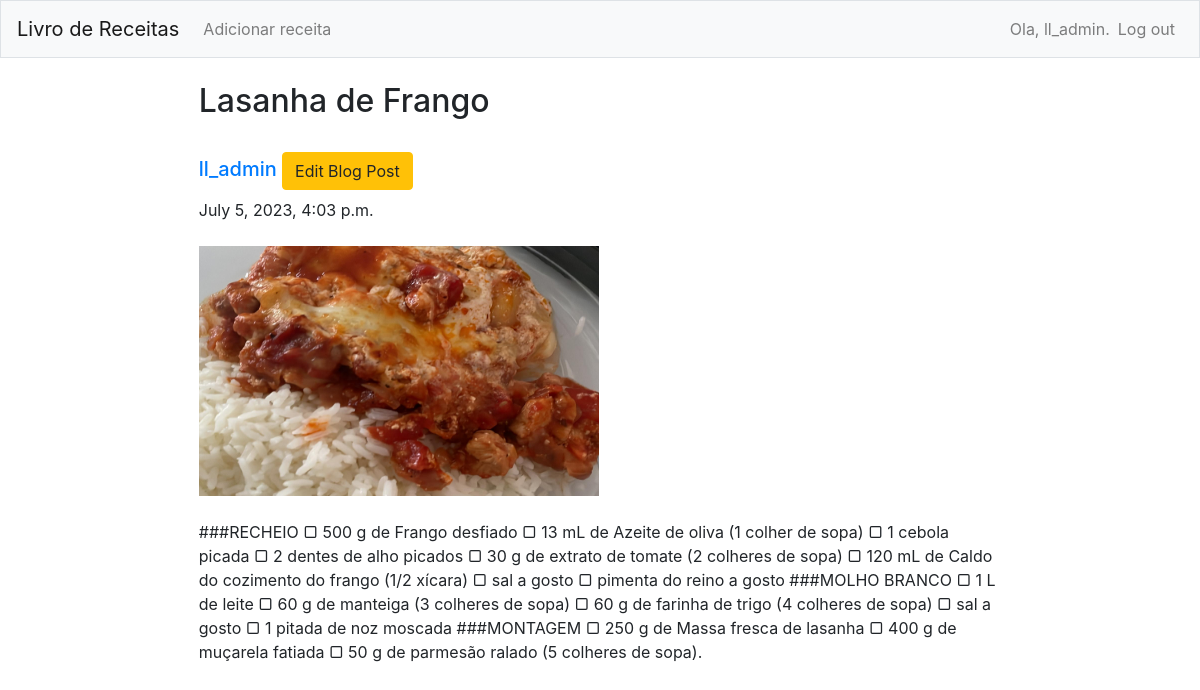
/blog/Aquela lasanha de Frango!/ (signed in), run on the app's committed database.
### learning_logs/models.py (models this page shows, shortened)
class BlogPost(models.Model):
    title=models.CharField(max_length=255)
    author= models.ForeignKey(User, on_delete=models.CASCADE)
    slug=models.CharField(max_length=130)
    content=models.TextField()
    image = models.ImageField(upload_to="profile_pics", blank=True, null=True)
    dateTime=models.DateTimeField(auto_now_add=True)

### learning_logs/views.py (the view)
# urls.py: path("blog/<str:slug>/", views.blogs_comments, name="blogs_comments"),
def blogs_comments(request, slug):
    post = BlogPost.objects.filter(slug=slug).first()
    comments = Comment.objects.filter(blog=post)
    if request.method=="POST":
        user = request.user
        content = request.POST.get('content','')
        blog_id =request.POST.get('blog_id','')
        comment = Comment(user = user, content = content, blog=post)
        comment.save()
    return render(request, "blog_comments.html", {'post':post, 'comments':comments})

### learning_logs/templates/blog_comments.html (shortened to what this page needs)
{% extends "learning_logs/base.html" %}
{% block content %}
{% load humanize %}
<div class="container w-75 my-4">
      <h2 class="blog-post-title">{{post.title}}</h2>
      <br>
      <div class="media">
            <div class="media-body">
                  <h5 class="mt-0"><a href="/user_profile/{{post.author.id}}/">{{post.author}}
                              {% if user.is_authenticated %}
                              {% if user.id == post.author.id %}
                              <small><a href="/edit_blog_post/{{post.slug}}/" class="edit btn btn-warning">Edit Blog Post</a></small>
                              {% endif %}
                              {% endif %}
                        </a></h5>
                  {{post.dateTime}}
            </div>
      </div>
      <br>
      <img src="/media/{{post.image}}" alt="" height="250px" width="400px">
      <br>
      <br>
      <p>{{post.content}}.</p>
      <br>
      {% endblock %}

### learning_logs/templates/learning_logs/base.html (shortened to what this page needs)
{% load bootstrap4 %}
<!doctype html>
<html lang="en">
<head>
    {% bootstrap_css %}
</head>
<body>
    <nav class="navbar navbar-expand-md navbar-light bg-light mb-4 border">
        <a class="navbar-brand" href="/">Livro de Receitas</a>
        <div class="collapse navbar-collapse" id="navbarCollapse">
            <ul class="navbar-nav mr-auto">
                <li class="nav-item">
                    <a class="nav-link" href="/add_blogs/">Adicionar receita</a>
                </li>
            </ul>
            <ul class="navbar-nav ml-auto">
                {% if user.is_authenticated %}
                <li class="nav-item">
                    <span class="navbar-text">Ola, {{ user.username }}.</span>
                </li>
                <li class="nav-item">
                    <a class="nav-link" href="{% url 'users:logout' %}">Log out</a>
                </li>
                {% endif %}
            </ul>
        </div>
    </nav>
    <main role="main" class="container">
        <div>
            {% block content %}{% endblock content %}
        </div>
    </main>
</body>
</html>

### data on the page
BlogPost: title "Lasanha de Frango", author "ll_admin", dateTime "July 5, 2023, 4:03 p.m.", image (picture), content "###RECHEIO ▢ 500 g de Frango desfiado ▢ 13 mL de Azeite de oliva (1 colher de sopa) ▢ 1 cebola picada ▢ 2 dentes de alho picados ▢ 30 g de extrato de tomate (2 colheres de sopa) ▢ 120 mL de Caldo do cozimento do frango (1/2 xícara) ▢ sal a gosto ▢ pimenta do reino a gosto ###MOLHO BRANCO ▢ 1 L de leite ▢ 60 g de manteiga (3 colheres de sopa) ▢ 60 g de farinha de trigo (4 colheres de sopa) ▢ sal a gosto ▢ 1 pitada de noz moscada ###MONTAGEM ▢ 250 g de Massa fresca de lasanha ▢ 400 g de muçarela fatiada ▢ 50 g de parmesão ralado (5 colheres de sopa)"

### other printed values
{{ user.username }} "ll_admin"
